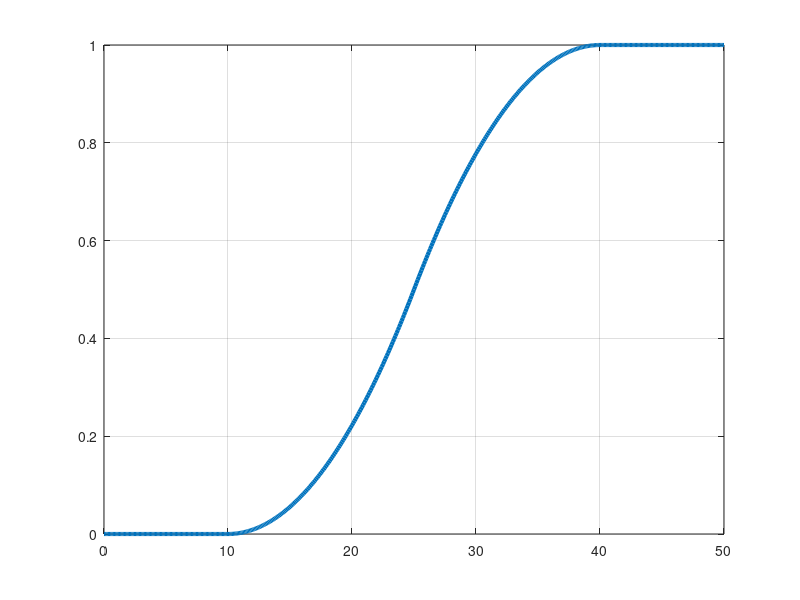
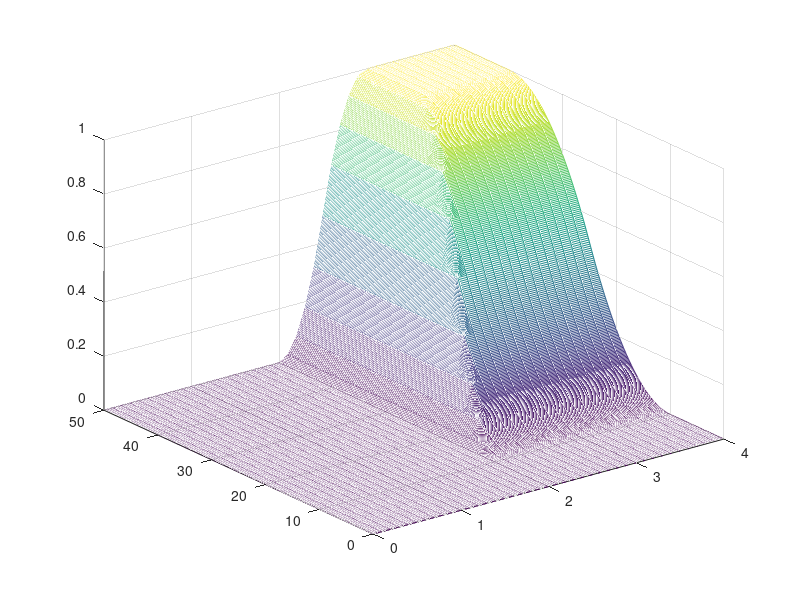

These figures' MATLAB source, in order:
% a=gaussmf(1:10,[1,5]);
% plot(a)
% 
clc, clear
%%variable 1
%defina intervalo de temperatura
x1=0:0.1:50;
%definaa la salida
corte_inf=10;
corte_sup=40;
y1=smf(x1,[corte_inf, corte_sup]);
figure
plot(x1,y1,'linewidth',3); grid on;

%%variable 2
%defina intervalo de temperatura
x2=0:0.1:4;
%definaa la salida 2
corte_inf=2;
corte_sup=3;
y2=smf(x2,[corte_inf, corte_sup]);
figure
plot(x2,y2,'linewidth',3); grid on;

%producto cartesiao
for i=1:length(y1)
    for j=1:length(y2)
        MA(i,j)=min(y1(i),y2(j));
    end
end
%intervalos de la malla
[x,y]=meshgrid(x2,x1);
%imprimir malla
mesh(x,y,MA)